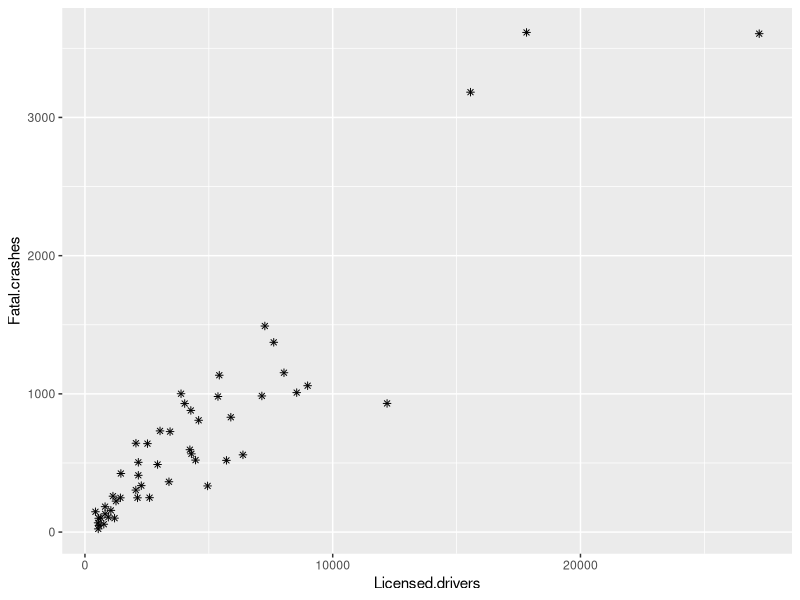
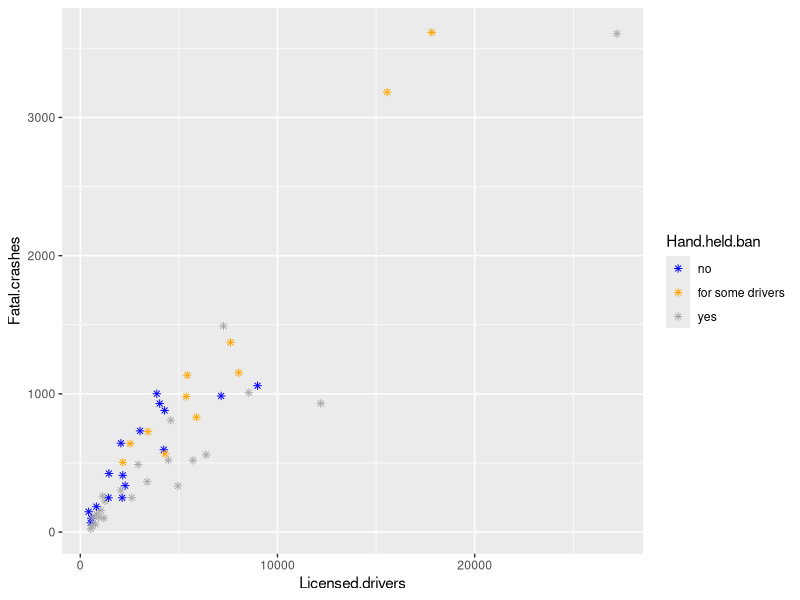
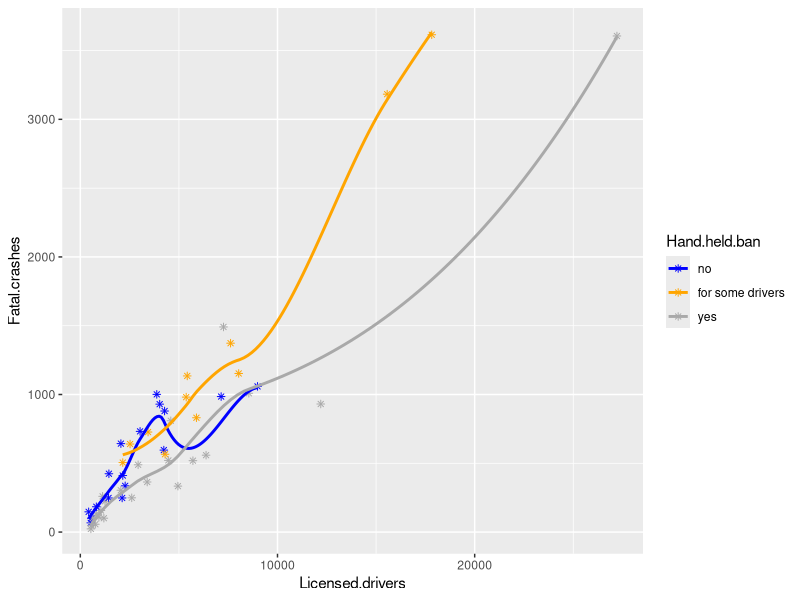
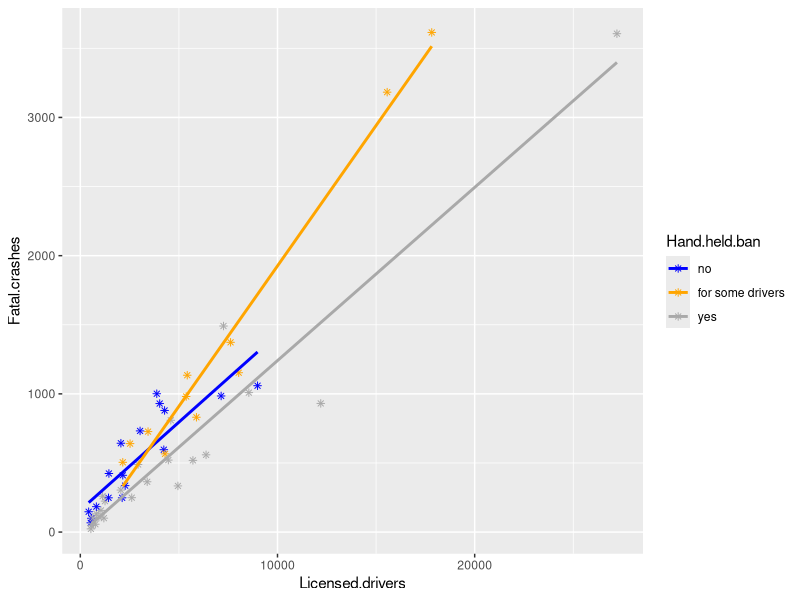
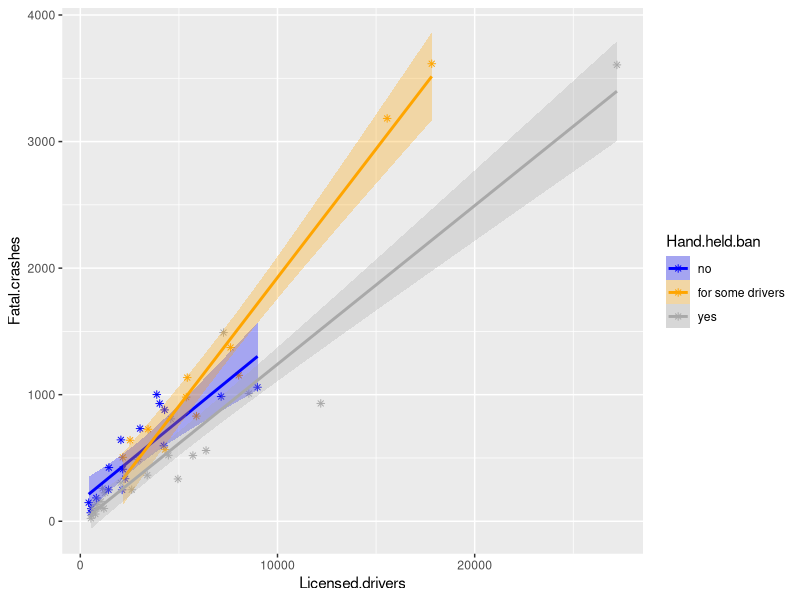
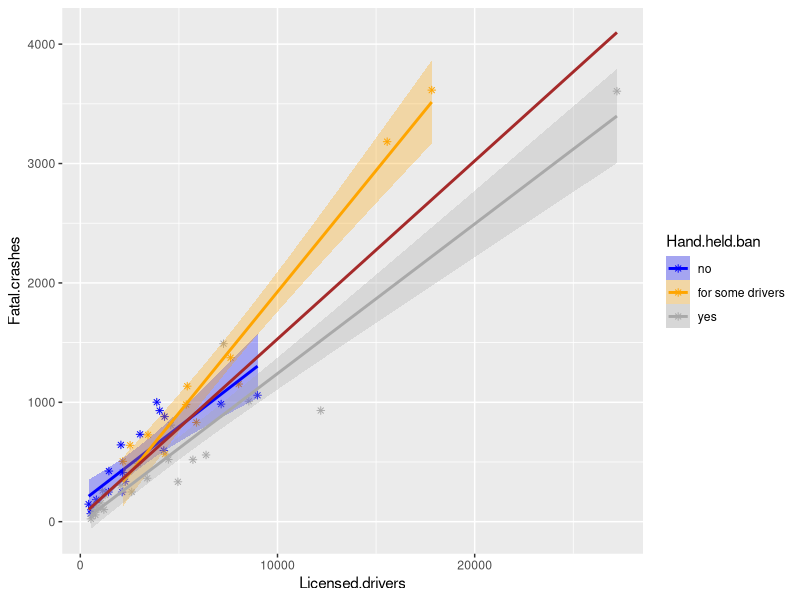
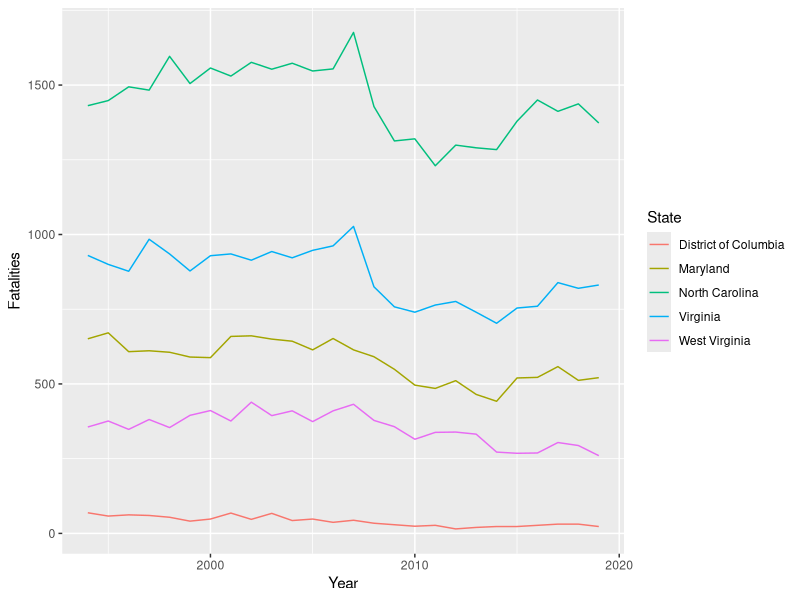
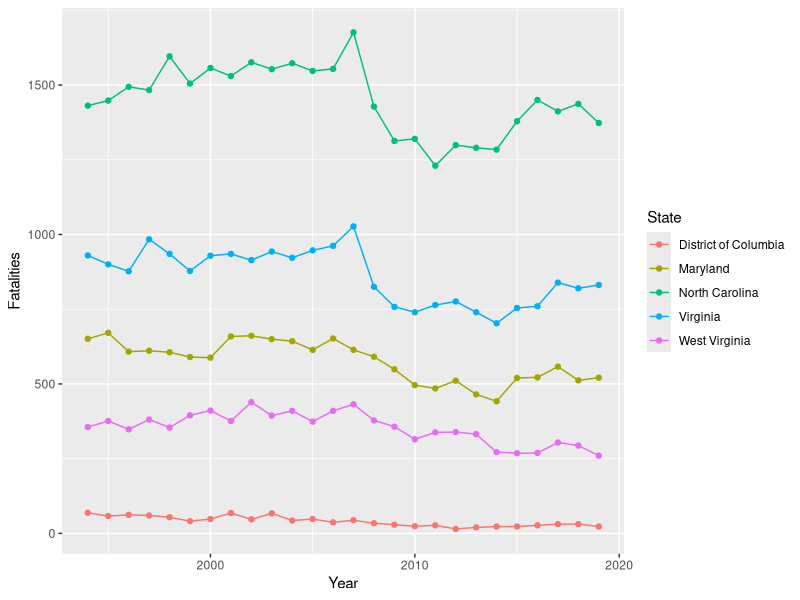

Generate these figures, in order, with R:
## ---- chunk 1
knitr::opts_chunk$set(echo = TRUE, highlight=FALSE)
library(tidyverse)
## ---- chunk 2
state_crashes <- read.csv("data/state crashes.csv")

ggplot(state_crashes, aes(x=Licensed.drivers, y=Fatal.crashes)) +
  geom_point(shape=8)
## ---- chunk 3
state_crashes$Hand.held.ban <- factor(
  state_crashes$Hand.held.ban,
  labels=c("no", "for some drivers", "yes")
)

ggplot(
    state_crashes,
    aes(x=Licensed.drivers, y=Fatal.crashes, color=Hand.held.ban)
) +
  geom_point(shape=8) +
  scale_color_manual(values=c("blue", "orange", "dark gray"))
## ---- chunk 4
ggplot(
    state_crashes,
    aes(x=Licensed.drivers, y=Fatal.crashes, color=Hand.held.ban)
) +
  geom_point(shape=8) +
  scale_color_manual(values=c("blue", "orange", "dark gray")) +
  geom_smooth(se=FALSE)
## ---- chunk 5
ggplot(
    state_crashes,
    aes(x=Licensed.drivers, y=Fatal.crashes, color=Hand.held.ban)
) +
  geom_point(shape=8) +
  scale_color_manual(values=c("blue", "orange", "dark gray")) +
  geom_smooth(method=lm, se=FALSE)
## ---- chunk 6
ggplot(
    state_crashes,
    aes(
      x=Licensed.drivers, y=Fatal.crashes,
      color=Hand.held.ban, fill=Hand.held.ban
    )
) +
  geom_point(shape=8) +
  scale_color_manual(values=c("blue", "orange", "dark gray")) +
  scale_fill_manual(values=c("blue", "orange", "dark gray")) +
  geom_smooth(method=lm, alpha=0.3)
## ---- chunk 7
ggplot(
    state_crashes,
    aes(
      x=Licensed.drivers, y=Fatal.crashes 
    )
) +
  geom_point(aes(color=Hand.held.ban), shape=8) +
  scale_color_manual(values=c("blue", "orange", "dark gray")) +
  scale_fill_manual(values=c("blue", "orange", "dark gray")) +
  geom_smooth(
    aes(color=Hand.held.ban, fill=Hand.held.ban),
    method=lm,
    alpha=0.3
  ) +
  geom_smooth(color="brown", method=lm, se=FALSE)
## ---- chunk 8
fatalities <- read.csv("data/fatalities.csv")

ggplot(fatalities, aes(x=Year, y=Fatalities, color=State)) +
  geom_line()
## ---- chunk 9
ggplot(fatalities, aes(x=Year, y=Fatalities, color=State)) +
  geom_line() +
  geom_point()
## ---- chunk 10
fatalities <- fatalities %>%
  mutate(Fatalities.Prop.Registered.Vehicles=Fatalities/(Registered.Vehicles*10^3))

ggplot(fatalities, aes(x=Year, y=Fatalities.Prop.Registered.Vehicles, color=State)) +
  geom_line() +
  geom_point()
## ---- chunk 11
fatalities <- fatalities %>%
  mutate(Fatalities.Prop.Miles.Driven=Fatalities/(Vehicle.Miles*10^9))

ggplot(fatalities, aes(x=Year, y=Fatalities.Prop.Miles.Driven, color=State)) +
  geom_line() +
  geom_point()
## ---- chunk 12
fatalities <- fatalities %>%
  mutate(Fatalities.Prop.Miles.Driven=Fatalities/(Vehicle.Miles*10^9))

ggplot(fatalities, aes(x=Year, y=Fatalities.Prop.Miles.Driven, color=State)) +
  geom_line() +
  geom_point(aes(shape=State))
